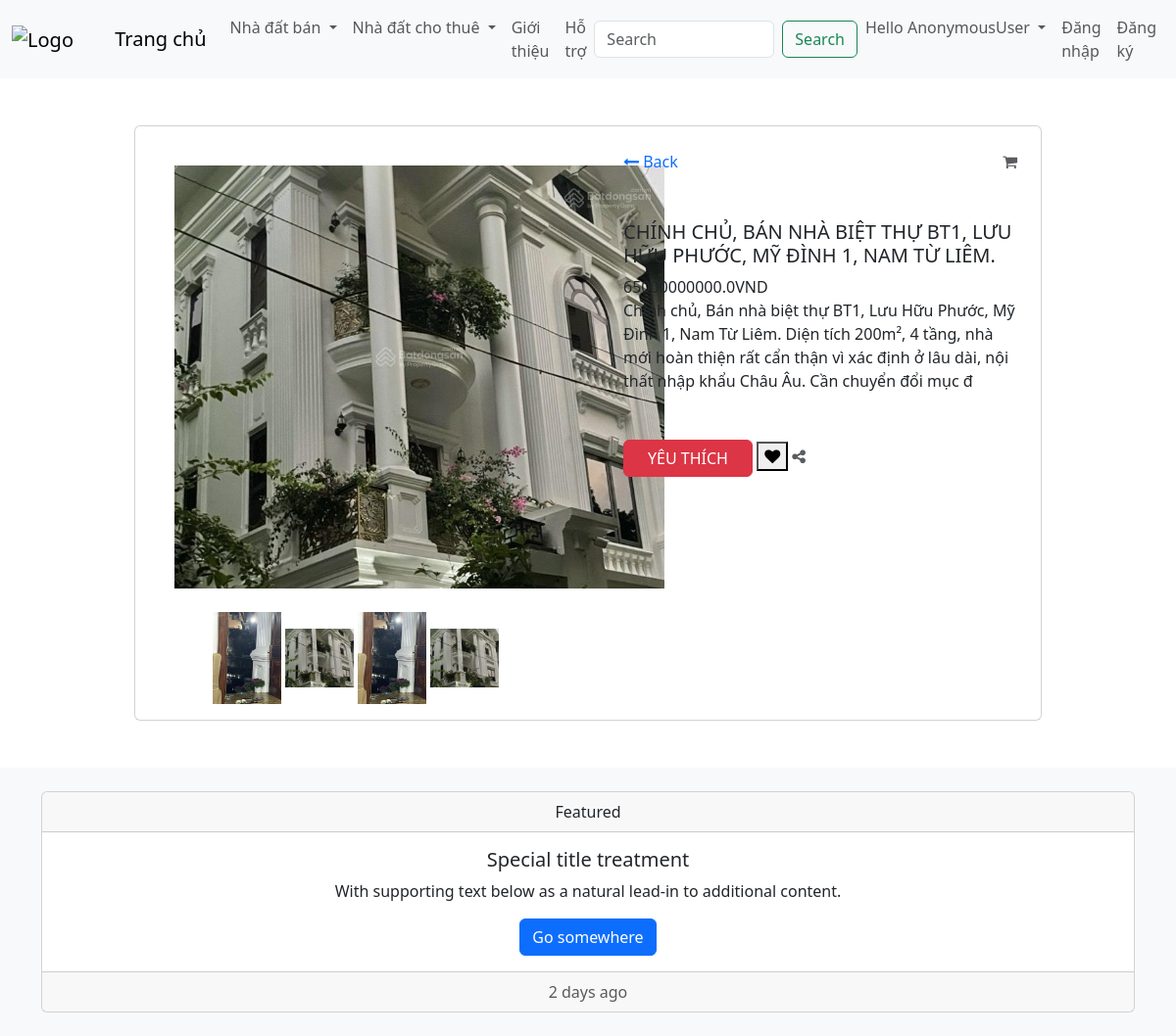
Page /detail/?id=13 on the committed database.
### app/models.py (models this page shows, shortened)
class Product(models.Model):
    category=models.ManyToManyField(Category,related_name='product')
    name = models.CharField(max_length=500, null=True)
    short_description = models.CharField(max_length=200, null=True)
    full_description=models.CharField(max_length=200, null=True)
    price = models.FloatField()
    area = models.CharField(max_length=100, null=True)
    location = models.CharField(max_length=100, null=True)
    status = models.CharField(max_length=10, choices=STATUS_CHOICES, default='sale')
    image = models.ImageField(null=True, blank=True)

class ProductImage(models.Model):
    product = models.ForeignKey(Product, related_name='images', on_delete=models.CASCADE)
    image = models.ImageField(upload_to='product_images/')

### app/views.py (the view)
# urls.py: path('detail/', views.detail, name="detail"),
def detail(request):
    if request.user.is_authenticated:
        user_not_login2="hidden"
        user_not_login1="hidden"
        user_logout="show"
        customer = request.user
        order, created = Order.objects.get_or_create(customer=customer)
        items = order.orderitem_set.all()
    else:
        user_not_login2="show"
        user_not_login1="show"
        user_logout="hidden"
        items = []
        order={'get_cart_items':0, 'get_cart_total':0   }
    id1= request.GET.get('id','')
    products=Product.objects.filter(id=id1)
    categories_for_sale= Category.objects.filter(is_sub=False,is_rent=False)
    categories_for_rent= Category.objects.filter(is_sub=False,is_rent=True)
    context = {'products':products,'items': items, 'order': order,'user_not_login1':user_not_login1, 'user_not_login2':user_not_login2,'user_logout':user_logout,'categories_for_sale':categories_for_sale,'categories_for_rent':categories_for_rent}
    return render(request, 'app/detail.html', context)

### app/templates/app/detail.html (shortened to what this page needs)
{% extends 'app/base.html' %}
{% load static %}
  {% block styles %}
  <link href="https://cdn.jsdelivr.net/npm/bootstrap@5.0.0-alpha1/dist/css/bootstrap.min.css" rel="stylesheet">
  <link href="https://cdnjs.cloudflare.com/ajax/libs/font-awesome/4.7.0/css/font-awesome.min.css" rel="stylesheet">
  {% endblock %}
    {% block search %}
    {% for product in products  %}
    <div class="container mt-5 mb-5">
        <div class="row d-flex justify-content-center">
            <div class="col-md-10">
                <div class="card">
                    <div class="row">
                        <div class="col-md-6">
                            <div class="images p-3">
                                <div class="text-center p-4"> <img id="main-image" src="{{product.image.url}}" width="500" /> </div>
                                <div class="thumbnail text-center">
                                    {% for image in product.images.all %}
                                    <img onclick="change_image(this)" src="{{ image.image.url }}" width="70">
                                    {% endfor %}
                                     </div>
                            </div>
                        </div>
                        <div class="col-md-6">
                            <div class="product p-4">
                                <div class="d-flex justify-content-between align-items-center">
                                    <div class="d-flex align-items-center"> <a href="{% url 'home' %}" class="text-decoration-none"> <i class="fa fa-long-arrow-left"></i> <span class="ml-1">Back</span></a> </div>
                                    <a href="{% url 'cart' %}" class="text-muted">
                                    <i class="fa fa-shopping-cart text-muted"></i>
                                    </a>
                                </div>
                                    <h5 class="text-uppercase">{{product.name}}</h5>
                                    <div class="price d-flex flex-row align-items-center"> <span class="act-price">{{product.price}}VND</span>
                                    </div>
                                <p class="about">{{product.full_description}}</p>
                                <div class="cart mt-4 align-items-center"> <button data-product={{product.id}} data-action ="add" class="btn btn-danger text-uppercase mr-2 px-4 add-btn update-cart">Yêu thích  </button>
                                    <button class=" update-cart" data-product="{{ product.id }}" data-action="add">
                                        <i class="fa fa-heart"></i>
                                    </button>
                                    <i class="fa fa-share-alt text-muted"></i>
                                </div>
                            </div>
                        </div>
                    </div>
                </div>
            </div>
        </div>
    </div>
    {% endfor %}
    {%endblock search%}

### rows in the picture
Product: image (picture), name "CHÍNH CHỦ, BÁN NHÀ BIỆT THỰ BT1, LƯU HỮU PHƯỚC, MỸ ĐÌNH 1, NAM TỪ LIÊM.", price "65000000000.0", full_description "Chính chủ, Bán nhà biệt thự BT1, Lưu Hữu Phước, Mỹ Đình 1, Nam Từ Liêm. Diện tích 200m², 4 tầng, nhà mới hoàn thiện rất cẩn thận vì xác định ở lâu dài, nội thất nhập khẩu Châu Âu. Cần chuyển đổi mục đ"
ProductImage: image (picture)
ProductImage: image (picture)
ProductImage: image (picture)
ProductImage: image (picture)

### other values in the picture
{{ request.user }} "AnonymousUser"
